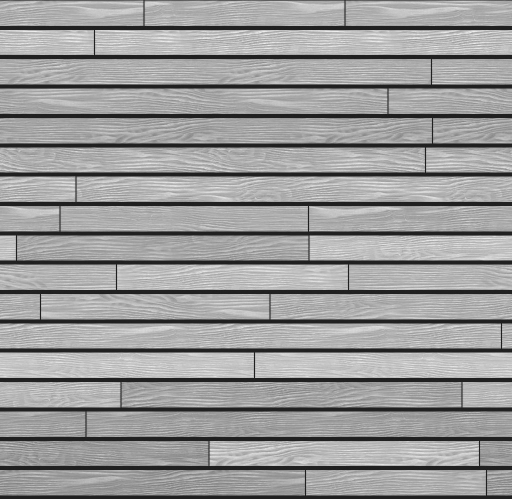
#> input picture tex/deck.jpg, 1024 x 998 px, given in place of Wood049_Color.jpg, which was not available (shown at 1/2 size)
$ python build-textures.py ../tex/deck.jpg
#> lines starting #> are read from the running program, lines starting #| are printed output that depends on the picture; after the words box and inside, x2 and y2 are one past the last pixel; in counts of white or black regions, pixels touching at a corner belong together; pictures that were not available may be replaced by others from this repository, and a replacement may not be noted
# Builds the photo textures in tex/ from scanned CC0/CC-BY sources (see README "Credits").
#   python3 scripts/build-textures.py SRC_DIR      (SRC_DIR holds the downloads listed in scripts/fetch-assets.sh)
# Tinted textures (wood, fabric, leather, boards) are grayscale with a set mean, so the colour pickers still work.
# Normal maps are OpenGL style (green up) for textures loaded with flipY, like the procedural ones they replace.
import sys, os, numpy as np
from PIL import Image
SRC=sys.argv[1]; OUT=os.path.join(os.path.dirname(os.path.dirname(os.path.abspath(__file__))),'tex'); os.makedirs(OUT,exist_ok=True)
R=np.random.default_rng(7)
def load(p, mode='RGB'): return np.asarray(Image.open(os.path.join(SRC,p)).convert(mode)).astype(np.float32)/255.
#> called with p = 'o3d/WoodTexture/Wood049_Color.jpg', mode = 'RGB'
#> call 2 of load, with p = 'o3d/WoodTexture/Wood049_NormalDX.jpg', mode = 'RGB'
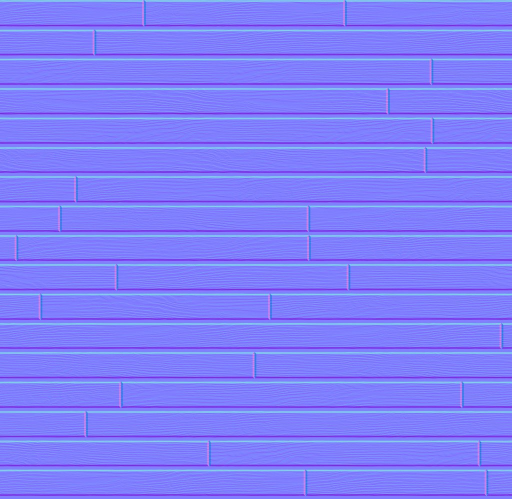
#> input picture tex/deck_n.jpg, 1024 x 998 px, given in place of Wood049_NormalDX.jpg, which was not available (shown at 1/2 size)
def lum(a): return a[...,0]*.2126+a[...,1]*.7152+a[...,2]*.0722
def resize(a, w, h):
    if a.ndim==2: return np.asarray(Image.fromarray((np.clip(a,0,1)*255).astype(np.uint8)).resize((w,h),Image.LANCZOS)).astype(np.float32)/255.
    return np.asarray(Image.fromarray((np.clip(a,0,1)*255).astype(np.uint8)).resize((w,h),Image.LANCZOS)).astype(np.float32)/255.
def nrm_dx_to_vec(a): v=a*2-1; v[...,1]*=-1; return v          # DirectX normal map -> vectors with +y = image up
def nrm_gl_to_vec(a): return a*2-1
def vec_to_img(v): v=v/np.linalg.norm(v,axis=-1,keepdims=True); return (np.clip(v*.5+.5,0,1)*255+.5).astype(np.uint8)
def save_gray(a, name, mean=None, sd=None, q=84):
#> called with name = 'wood.jpg', mean = 0.8, sd = 0.085, q = 84
    a=a.copy()
    if mean is not None:
        m, s=a.mean(), a.std(); a=(a-m)/(s+1e-6)*(sd if sd else s)+mean
#> after `m, s = (a.mean(), a.std())`: m = 0.611; s = 0.206
    Image.fromarray((np.clip(a,0,1)*255+.5).astype(np.uint8),'L').save(os.path.join(OUT,name),quality=q,optimize=True,progressive=True); return a
def save_rgb(a, name, q=84): Image.fromarray((np.clip(a,0,1)*255+.5).astype(np.uint8)).save(os.path.join(OUT,name),quality=q,optimize=True,progressive=True)
def save_nrm(v, name, q=86): Image.fromarray(vec_to_img(v)).save(os.path.join(OUT,name),quality=q,optimize=True)
def wrap(a, ys, xs): return a[np.ix_(ys % a.shape[0], xs % a.shape[1])]
def height_normals(h, k):   # normals from a height field, wrapping at the edges (+y = image up)
    dx=(np.roll(h,-1,1)-np.roll(h,1,1))*k; dy=(np.roll(h,-1,0)-np.roll(h,1,0))*k
    return np.dstack([-dx, dy, np.ones_like(h)])
def combine(detail, groove, kd=1.0):  # detail normal vectors + groove normals from height
    v=np.dstack([detail[...,0]*kd+groove[...,0], detail[...,1]*kd+groove[...,1], np.ones(detail.shape[:2])]); return v

# ---------- scanned oak (ambientCG Wood049): 2048 px is about 1 m of board face ----------
oakC=load('o3d/WoodTexture/Wood049_Color.jpg'); oakN=nrm_dx_to_vec(load('o3d/WoodTexture/Wood049_NormalDX.jpg'))
oakL=lum(oakC)
def oak_at(ppf):  # oak luminance + normal resampled to ppf pixels per foot
    n=int(round(2048*ppf/(3.2808*624/624)/ (2048/3.2808)))  # pixels for the whole 1 m sample
    n=max(64,int(round(3.2808*ppf)))
    L=resize(oakL,n,n); N=np.dstack([resize(oakN[...,i]*.5+.5,n,n)*2-1 for i in range(3)]); return L, N

# 1. furniture wood: the oak sample itself (tileable), 1024 px = 3.28 ft
L=resize(oakL,1024,1024); save_gray(L,'wood.jpg',mean=.80,sd=.085)
N=np.dstack([resize(oakN[...,i]*.5+.5,1024,1024)*2-1 for i in range(3)]); N[...,:2]*=1.3; save_nrm(N,'wood_n.jpg')

# 2. boards: rows of planks cut from the oak scan, each with its own tone, joints and a small bevel
def boards(S, ft_w, ft_h, rows, lmin, lmax, gap_px, mean, sd, tone, name, src_ppf=None, vgap=None, end_joint=True, bevel=3, ns=1.0, joint=.18, nsize=None):
    ppf=S/ft_w; L0,N0=oak_at(src_ppf or ppf); H=int(round(S*ft_h/ft_w)); ph=H/rows
    alb=np.zeros((H,S),np.float32); det=np.zeros((H,S,3),np.float32); det[...,2]=1; hgt=np.zeros((H,S),np.float32)
    for row in range(rows):
        y0=int(round(row*ph)); y1=int(round((row+1)*ph)); x=R.uniform(0,S); tot=0.
        while tot<S-1:
            ln=R.uniform(lmin,lmax)*ppf
            if S-(tot+ln)<lmin*ppf*.8: ln=S-tot   # no slivers at the end of a row
            xa=x+tot; xs=np.arange(int(round(xa)), int(round(xa+ln))); ys=np.arange(y0, y1-(vgap if vgap is not None else gap_px))
            if len(xs)<2 or len(ys)<2: tot+=ln; continue
            sy=int(R.integers(0,L0.shape[0])); sx=int(R.integers(0,L0.shape[1])); flip=R.random()<.5
            cl=wrap(L0, ys-ys[0]+sy, (xs-xs[0])[::-1 if flip else 1]+sx); cn=wrap(N0, ys-ys[0]+sy, (xs-xs[0])[::-1 if flip else 1]+sx).copy()
            if flip: cn[...,0]*=-1
            t=1+R.normal(0,tone); cl=(cl-cl.mean())*R.uniform(.85,1.15)+cl.mean()*t
            # bevel: distance to the board edge
            yy=(ys-ys[0])[:,None]; xx=(xs-xs[0])[None,:]; e=np.minimum(np.minimum(yy, len(ys)-1-yy), np.minimum(xx, len(xs)-1-xx) if end_joint else 99)
            bev=np.clip(e/bevel,0,1)
            alb[np.ix_(ys % H, xs % S)]=cl*(.82+.18*bev); det[np.ix_(ys % H, xs % S)]=cn; hgt[np.ix_(ys % H, xs % S)]=bev
            tot+=ln
#> this loop made 20 passes
#> y0 on passes 2 to 13: 102, 205, 307, 410, 512, 614, 717, 819, 922, 1024, 1126, 1229
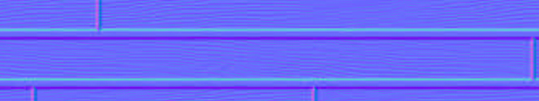
#> cn: shape (101, 539, 3) float32; mean R, G, B 0.000611, -0.000475, 0.957; drawn with min black and max white
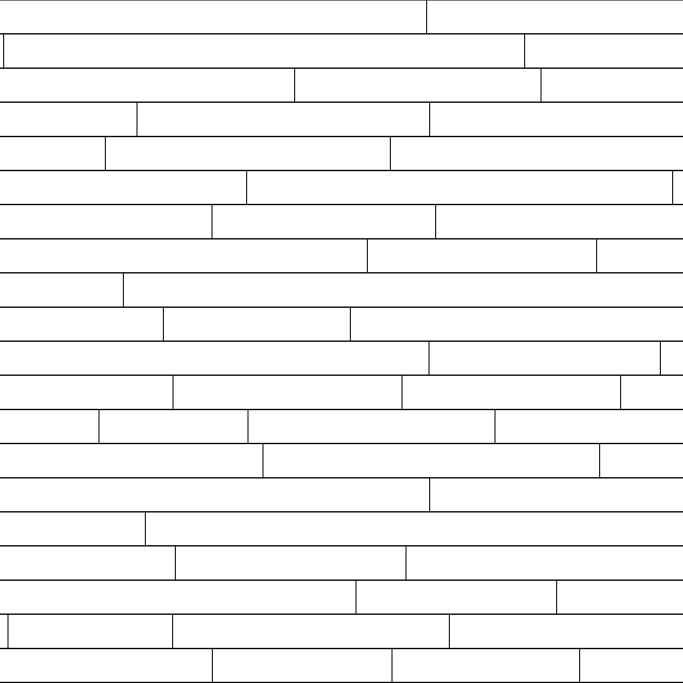
#> hgt: shape (2048, 2048) float32 (shown at 1/3 size); min 0, max 1, mean 0.958
    g=height_normals(hgt, 1.2); v=combine(det,g,kd=ns)
    a=alb.copy(); m=hgt>0; a[m]=(a[m]-a[m].mean())/(a[m].std()+1e-6)*sd+mean; a[~m]=mean*joint
#> after `m = hgt > 0`: m: shape (2048, 2048) bool; 96.9% white; 1 black region, box (x1, y1, x2, y2) and area: (0, 0, 2048, 2048) 130834
    if nsize: v=np.dstack([resize(np.clip(v[...,i]/np.linalg.norm(v,axis=-1)*.5+.5,0,1),nsize,int(round(nsize*H/S)))*2-1 for i in range(3)])
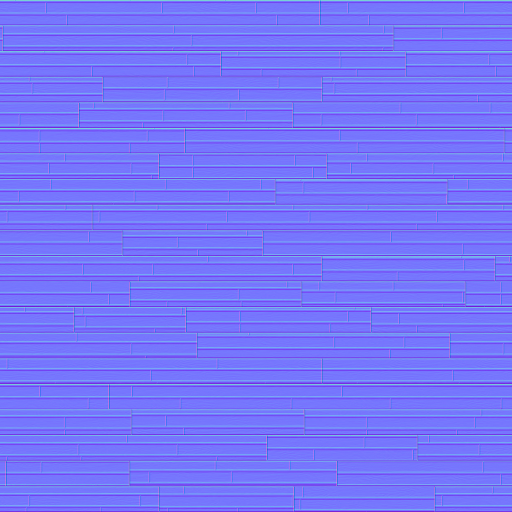
#> v: shape (1024, 1024, 3) float32 (shown at 1/2 size); mean R, G, B -0.00394, -0.00441, 0.967; drawn with min black and max white
    save_gray(a,name+'.jpg'); save_nrm(v,name+'_n.jpg'); return a

# floors: 8 ft tile, 20 rows of 4.8" planks, 2 to 7 ft long (main level, lower level and the theater's hardwood)
boards(2048, 8, 8, 20, 2.0, 7.0, 1, .84, .065, .1, 'floor', bevel=2, joint=.5, nsize=1024)
# siding: 8 ft x 7.708 ft, 10 courses of 9.25" boards; deck: 17 rows over 7.8 ft; soffit: 13 rows over 7.85 ft
boards(1024, 8, 7.708, 10, 4.8, 8.0, 5, .69, .07, .06, 'siding', bevel=4)
#> call 2 of boards, with S = 1024, ft_w = 8, ft_h = 7.71, rows = 10, lmin = 4.8, lmax = 8, gap_px = 5, mean = 0.69
#> in boards (call 2), `ppf = S / ft_w`: ppf = 128
#> call 2 of oak_at, with ppf = 128
#> in oak_at (call 2), `N = np.dstack([resize(oakN[..., i] * 0.5 + 0.5, n, n) * 2 - 1 for i in`:
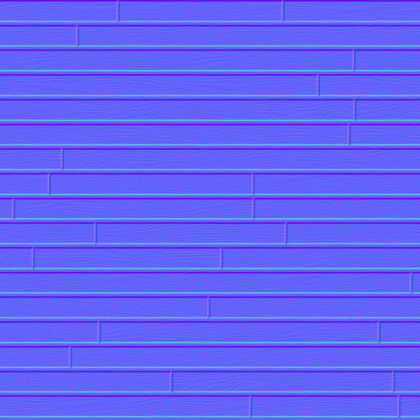
#> N: shape (420, 420, 3) float32; mean R, G, B 0.000693, -0.000458, 0.959; drawn with min black and max white
#> the loop in boards (call 2), `for row in range(rows):` made 10 passes
#> y0 on passes 2 to 10: 99, 197, 296, 395, 494, 592, 691, 790, 888
#> after the loop in boards (call 2), `for row in range(rows):`:
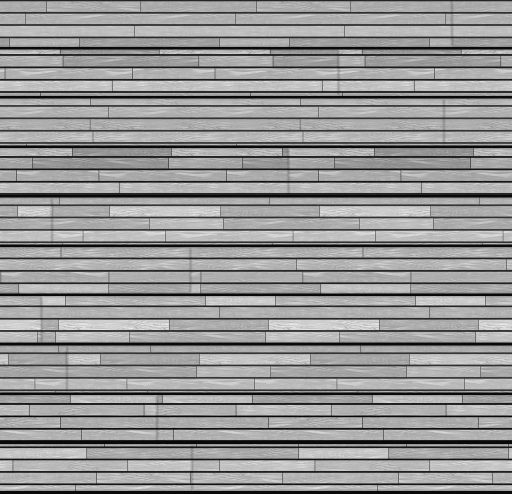
#> alb: shape (987, 1024) float32 (shown at 1/2 size); min -0.0369, max 0.975, mean 0.562; drawn with min black and max white
#> after the loop in boards (call 2), `for row in range(rows):`:
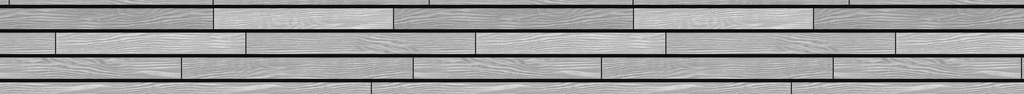
#> cl: shape (94, 1024) float32; min 0.00409, max 0.908, mean 0.602
boards(1024, 8, 7.8, 17, 3.0, 8.0, 6, .69, .075, .08, 'deck', bevel=3)
boards(1024, 8, 7.85, 13, 4.0, 8.0, 3, .75, .07, .05, 'soffit', bevel=3)
print('wood done')

def detail(img, n, sx, sy, w, h):   # a crop of a luminance image, wrapping
    return wrap(img, np.arange(h)+sy, np.arange(w)+sx)
# ---------- stone veneer: stacked ledgestone (6 ft tile), each stone's face from a scanned rock surface (Poly Haven rocky_trail, ambientCG Bricks076A) ----------
trail=lum(load('misc/rocky_trail.jpg')); plas=lum(load('o3d/PaintedPlasterTexture/PaintedPlaster017_Color.jpg'))[:, 2048:]
#> (the run stopped early here; a loop or call above may not have finished)
